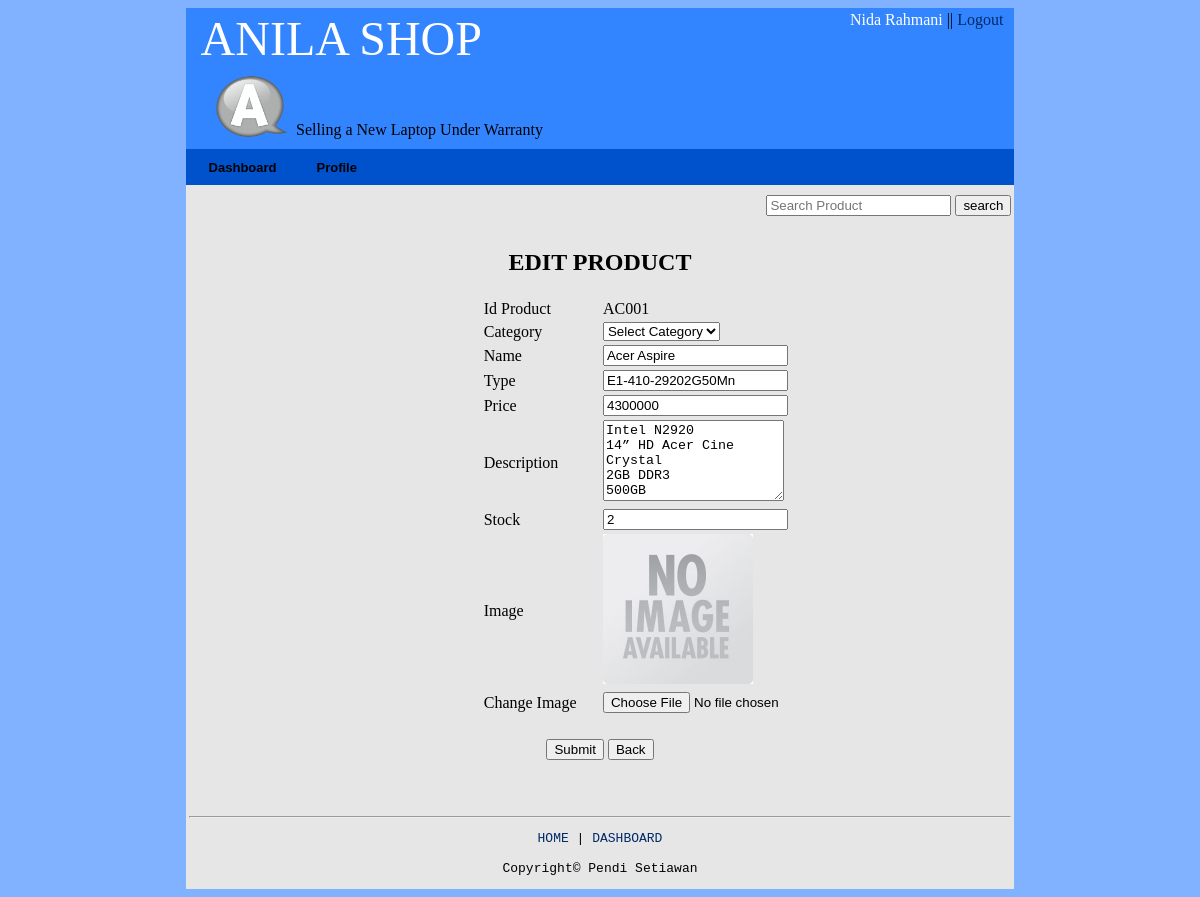
/product/edit.php?id_product=AC001 (signed in), run on an earlier commit of the app's database.
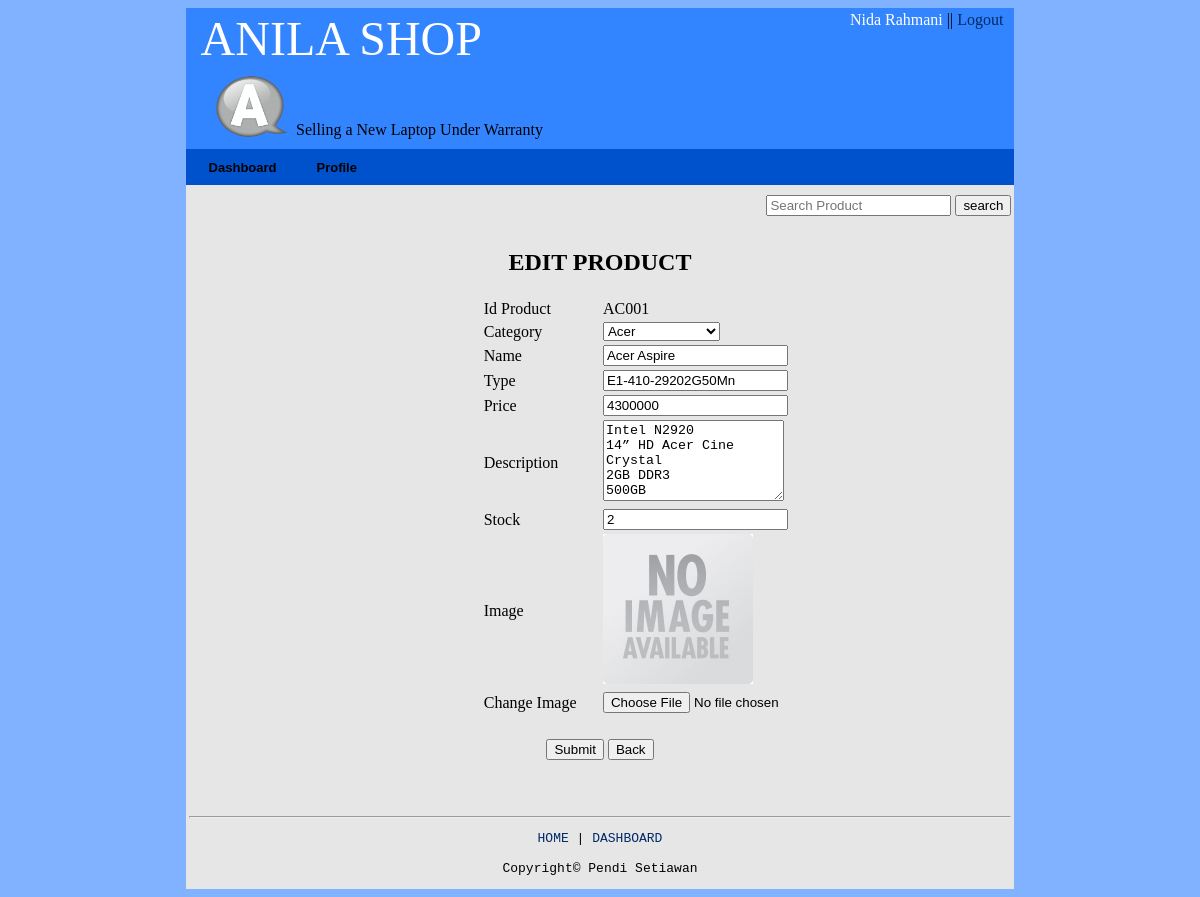
And on a later commit of the database.
### tables this page shows
CREATE TABLE IF NOT EXISTS `product` (
  `id_product` char(5) NOT NULL,
  `name` varchar(20) NOT NULL,
  `type` varchar(50) NOT NULL,
  `price` double NOT NULL,
  `description` text NOT NULL,
  `stock` int(3) NOT NULL,
  `image` text NOT NULL,
  `category_id` int(1) NOT NULL,
  `status` int(1) NOT NULL,
  `specification` text NOT NULL,
  PRIMARY KEY (`id_product`)
);

### product/edit.php (the view, shortened to what this page needs)
<?php
	if(!isset($_SESSION['id'])) {
	  	echo "<script>window.alert('Anda Harus Login Dulu');</script>";
		echo "<script>window.location = '../login/login.php';</script>";
	} else {
include "../header/header_admin.php";
$query = mysql_query("SELECT * from product where id_product = '$_GET[id_product]'");
$data = mysql_fetch_array($query);
$category = "";
if ($data['category_id'] == 1) {
	$category = "Acer";
} elseif($data['category_id'] == 2) {
	$category = "Asus";
} elseif($data['category_id'] == 3) {
	$category = "Apple";
} elseif($data['category_id'] == 4) {
	$category = "Dell";
} elseif($data['category_id'] == 5) {
	$category = "Hp";
} elseif($data['category_id'] == 6) {
	$category = "Lenovo";
} elseif($data['category_id'] == 7) {
	$category = "Samsung";
} elseif($data['category_id'] == 8) {
	$category = "Toshiba";
} else {
	$category = "Select Category";
}
?>
<form action="editing_process.php" method="post" enctype="multipart/form-data">
	<table width="70%" align="center" bgcolor="#E6E6E6">
		<tr>
			<td colspan="3" align="center"><h2>EDIT PRODUCT</h2></td>
		</tr>
		<tr>
			<td width="25%"></td>
			<td width="10%">Id Product &nbsp;</td>
			<td width="35%"><?php echo $data[0]; ?></td>
		</tr>
		<tr>
			<td></td>
			<td>Category &nbsp;</td>
			<td>
				<select name="category">
					<?php $selected = ""; ?>
		            <option value="<?php echo $data['category'] ?>" <?php echo $selected; ?>><?php echo $category; ?></option>
				</select>
			</td>
		</tr>
		<tr>
			<td></td>
			<td>Name &nbsp;</td>
			<td><input type="text" name="name" placeholder="Name" value="<?php echo $data[1]; ?>"></td>
		</tr>
		<tr>
			<td></td>
			<td>Type &nbsp;</td>
			<td><input type="text" name="type" placeholder="Type" value="<?php echo $data[2]; ?>"></td>
		</tr>
		<tr>
			<td></td>
			<td>Price &nbsp;</td>
			<td><input type="text" name="price" placeholder="Price" value="<?php echo $data[3]; ?>"></td>
		</tr>
		<tr>
			<td></td>
			<td>Description &nbsp;</td>
			<td><textarea name="description" rows="5" cols="20" placeholder="Description"><?php echo $data[4]; ?></textarea></td>
		</tr>
		<tr>
			<td></td>
			<td>Stock &nbsp;</td>
			<td><input type="text" name="stock" placeholder="Stock" value="<?php echo $data[5]; ?>"></td>
		</tr>
		<tr>
			<td></td>
			<td>Image</td>
			<td>
				<?php if (!empty($data['image'])): ?>
					<img src="<?php echo $data[6]; ?>" width="150px"><br/>
				<?php else : ?>
					<img src="<?php echo 'http://'.$_SERVER['HTTP_HOST'].'/new_media/aplikasi/image/no-image.jpg' ?>" width="150px"><br/>
				<?php endif ?>
			</td>
		</tr>
		<tr>
			<td></td>
			<td>Change Image</td>
			<td><input type="file" name="image"></td>
		</tr>
		<tr>
			<td colspan="3">&nbsp;</td>
		</tr>
		<tr>
			<td colspan="3" align="center">
				<input type="submit" name="submit" value="Submit">
				<a href="view_product.php"><input type="button" name="button" value="Back"></a>
			</td>
		</tr>
		<tr>
			<td colspan="3">&nbsp;</td>
		</tr>
		<tr>
			<td colspan="3">
				<?php include "../footer/footer.php"; ?>
			</td>
		</tr>
	</table>
</form>
<?php } ?>

What changed in the data, as far as the page shows it:
changed product "AC001": category "Select Category" → "Acer"
